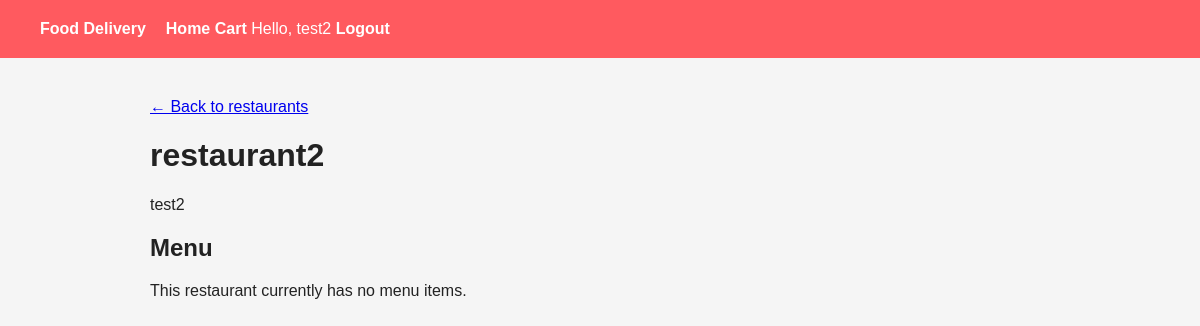
The app's page /restaurant/1 (signed in) with its own data.
### tables this page shows
CREATE TABLE restaurants (
    id INTEGER PRIMARY KEY AUTOINCREMENT,
    name TEXT NOT NULL,
    description TEXT
);

### main.py (the view)
@main.route("/restaurant/<int:restaurant_id>")
def restaurant(restaurant_id):
    conn = get_db()
    query = "SELECT * FROM restaurants WHERE id = " + str(restaurant_id)
    restaurant = conn.execute(query).fetchone()
    queryTwo = "SELECT * FROM menu_items WHERE restaurant_id = " + str(restaurant_id)
    menu = conn.execute(queryTwo).fetchall()
    conn.close()
    if restaurant is None:
        return "Restaurant not found", 404
    return render_template(
        "restaurant.html",
        restaurant=restaurant,
        menu=menu
    )

### main.py (called while the page is built)
def get_db():
    conn = sqlite3.connect(DATABASE)
    conn.row_factory = sqlite3.Row
    conn.execute("PRAGMA foreign_keys = ON")
    return conn

### templates/restaurant.html (shortened to what this page needs)
{% extends "base.html" %}
{% block content %}
<a href="{{ url_for('index') }}" class="back-link">← Back to restaurants</a>
<h1>{{ restaurant["name"] }}</h1>
{% if restaurant["description"] %}<p>{{ restaurant["description"] }}</p>{% endif %}
<h2>Menu</h2>
<div class="menu-list">
{% for item in menu %}
<div class="menu-item"><div class="menu-information"><h3>{{ item["name"] }}</h3>{% if item["description"] %}<p>{{ item["description"] }}</p>{% endif %}<p class="price">{{ "%.2f"|format(item["price"]) }} kr</p></div>
<form action="{{ url_for('add_to_cart', item_id=item['id']) }}" method="POST"><button type="submit">Add to cart</button></form></div>
{% else %}<p>This restaurant currently has no menu items.</p>{% endfor %}
</div>
{% endblock %}

### templates/base.html (shortened to what this page needs)
<!DOCTYPE html>
<html lang="en">
<head>
    <link rel="stylesheet" href="{{ url_for('static', filename='style.css') }}">
</head>
<body>
<header>
    <nav class="navbar">
        <a href="{{ url_for('index') }}" class="logo">Food Delivery</a>
        <div class="nav-links">
            <a href="{{ url_for('index') }}">Home</a>
            {% if session.get("user_id") %}
                <a href="{{ url_for('cart') }}">Cart</a>
                <span class="welcome">Hello, {{ session.get("user_name") }}</span>
                <a href="{{ url_for('logout') }}">Logout</a>
            {% else %}
                <a href="{{ url_for('login') }}">Login</a>
                <a href="{{ url_for('register') }}">Register</a>
            {% endif %}
        </div>
    </nav>
</header>
<main class="container">{% block content %}{% endblock %}</main>
</body>
</html>

### static/style.css (style rules this page uses)
body { font-family: Arial, sans-serif; margin: 0; background: #f5f5f5; color: #222; }
header { background: #ff5a5f; color: white; padding: 20px 40px; display: flex; justify-content: space-between; align-items: center; }
nav { display: flex; align-items: center; gap: 20px; }
nav a { color: white; text-decoration: none; font-weight: bold; }
main { max-width: 900px; margin: auto; padding: 40px 20px; }

### records on screen
restaurants: get "test2", name "restaurant2", description "test2"
